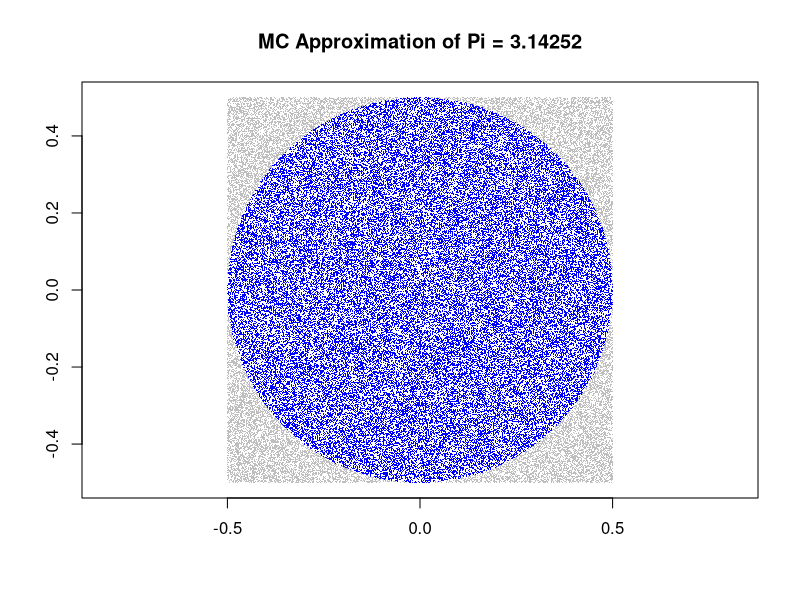

Here is the R script that generated this plot:
## ---- chunk 1
knitr::opts_chunk$set(echo = TRUE)
## ---- chunk 2
set.seed(10)
runs <- 100000

xs <- runif(runs,min=-0.5,max=0.5) #uniform distribution
ys <- runif(runs,min=-0.5,max=0.5) #uniform distribution

#we are randomly sampling from two uniform distributions

in.circle <- xs^2 + ys^2 <= 0.5^2 #calculating test statistic i.e. whether a randomly sampled point from our uniform distributions falls within the circle inscribed in the sampling distribution

#Empirically, A_square = (2r)^2 = 4r^2. Suppose we don't know a value for pi, but instead just know that A_circle is proportional to r^2. That is A_circle = cr^2. If we were to 

mc.pi <- (sum(in.circle)/runs)*4 #Finding proportion of points of the square that lie within the circle. We multiply by a factor of 4 because the proportion of areas is A_square/A_circle = 4r^2/cr^2 = 4/c meaning c = 4*A_circle/A_square. Here, A_cirle is just the number of points that we have inside the circle and A-square is just all points as the sampling distribution is a square. 
plot(xs,ys,pch='.',col=ifelse(in.circle,"blue","grey")
     ,xlab='',ylab='',asp=1,
     main=paste("MC Approximation of Pi =",mc.pi))
